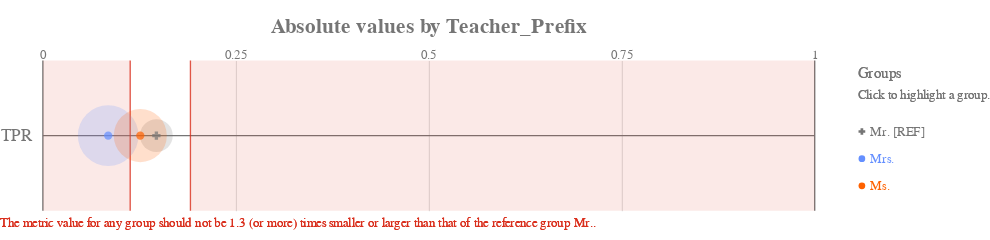

Notebook cell for this chart:
### Markdown cell above
The `absolute` plot will show the value of the true positive rate itself:

### Code cell
ap.absolute(bdf, metrics, attribute, fairness_threshold = disparity_tolerance)

### Figure 1 — Vega-Lite specification as saved in the notebook (floating-point values rounded to 4 significant figures)
{"config": {"view": {"continuousWidth": 400, "continuousHeight": 300, "strokeWidth": 0}, "axisLeft": {"labelColor": "rgb(117,117,117)", "labelFont": "Arial", "labelFontSize": 16}, "title": {"align": "center", "baseline": "middle", "color": "rgb(117,117,117)", "font": "Arial", "fontSize": 20, "fontWeight": "bold"}}, "layer": [{"data": {"name": "data-2877b248c93196b56da8c0b23bb53c1d"}, "mark": {"type": "rule", "stroke": "rgb(117,117,117)", "strokeWidth": 1.25, "tooltip": ""}, "encoding": {"x": {"type": "quantitative", "field": "start", "scale": {"domain": [0, 1], "range": [40.0, 760.0]}}, "x2": {"field": "end"}, "y": {"type": "nominal", "axis": {"domain": false, "labelAngle": 0, "labelPadding": -30, "orient": "left", "ticks": false, "title": ""}, "field": "y_position", "scale": {"domain": ["TPR"], "range": [17.5, 157.5]}}}}, {"data": {"name": "data-6cfe259518f6c7b358d8f836a73e6b7f"}, "mark": {"type": "rule", "stroke": "rgb(117,117,117)", "strokeWidth": 1.25, "tooltip": ""}, "encoding": {"x": {"type": "quantitative", "field": "x_position", "scale": {"domain": [0, 1], "range": [40.0, 760.0]}}, "y": {"value": 17.5}, "y2": {"value": 157.5}}}, {"data": {"name": "data-60ed1133fa688d151d36705a369482e0"}, "mark": {"type": "text", "align": "center", "color": "rgb(117,117,117)", "font": "Arial", "fontSize": 12, "fontWeight": "normal", "tooltip": ""}, "encoding": {"text": {"type": "nominal", "field": "value"}, "x": {"type": "quantitative", "field": "value", "scale": {"domain": [0, 1], "range": [40.0, 760.0]}}, "y": {"value": 12.25}}}, {"layer": [{"mark": {"type": "rect", "opacity": 0.8, "stroke": "rgb(217, 46, 28)", "strokeWidth": 1.25, "tooltip": ""}, "encoding": {"x": {"type": "quantitative", "field": "lower_threshold_value", "scale": {"domain": [0, 1], "range": [40.0, 760.0]}}, "x2": {"field": "lower_threshold_value"}, "y": {"type": "nominal", "axis": {"domain": false, "grid": false, "labels": false, "ticks": false, "title": " "}, "field": "metric", "scale": {"domain": ["TPR"], "range": [17.5, 157.5]}}}}, {"mark": {"type": "rect", "opacity": 0.8, "stroke": "rgb(217, 46, 28)", "strokeWidth": 1.25, "tooltip": ""}, "encoding": {"x": {"type": "quantitative", "field": "upper_threshold_value", "scale": {"domain": [0, 1], "range": [40.0, 760.0]}}, "x2": {"field": "upper_threshold_value"}, "y": {"type": "nominal", "axis": {"domain": false, "grid": false, "labels": false, "ticks": false, "title": " "}, "field": "metric", "scale": {"domain": ["TPR"], "range": [17.5, 157.5]}}}}, {"layer": [{"mark": {"type": "rect", "fill": "rgb(217, 46, 28)", "opacity": 0.1, "tooltip": ""}, "encoding": {"x": {"type": "quantitative", "field": "lower_threshold_value", "scale": {"domain": [0, 1], "range": [40.0, 760.0]}}, "x2": {"field": "lower_end"}, "y": {"type": "nominal", "axis": {"domain": false, "grid": false, "labels": false, "ticks": false, "title": " "}, "field": "metric", "scale": {"domain": ["TPR"], "range": [17.5, 157.5]}}}}, {"mark": {"type": "rect", "fill": "rgb(217, 46, 28)", "opacity": 0.1, "tooltip": ""}, "encoding": {"x": {"type": "quantitative", "field": "upper_threshold_value", "scale": {"domain": [0, 1], "range": [40.0, 760.0]}}, "x2": {"field": "upper_end"}, "y": {"type": "nominal", "axis": {"domain": false, "grid": false, "labels": false, "ticks": false, "title": " "}, "field": "metric", "scale": {"domain": ["TPR"], "range": [17.5, 157.5]}}}}]}, {"data": {"name": "data-79dd248bdaa0ea02c535240e8ad022c8"}, "mark": {"type": "text", "align": "left", "baseline": "top", "fill": "rgb(217, 46, 28)", "font": "Arial", "fontSize": 12, "fontWeight": "normal", "tooltip": ""}, "encoding": {"text": {"value": "The metric value for any group should not be 1.3 (or more) times smaller or larger than that of the reference group Mr.."}, "x": {"value": 0}, "y": {"value": 163.3}}}], "data": {"name": "data-7e1b27ffc8bed9b27b3008a9bc342268"}}, {"layer": [{"mark": "circle"}, {"data": {"name": "data-8ec421479bfe5defd476a5f700e265ae"}, "mark": {"type": "circle", "opacity": 0.2}, "encoding": {"color": {"condition": {"type": "nominal", "field": "attribute_value", "legend": null, "scale": {"domain": ["Mr.", "Mrs.", "Ms."], "range": ["rgb(117,117,117)", "rgb(100, 143, 255)", "rgb(254, 97, 0)", "rgb(220, 38, 127)", "rgb(255, 176, 0)", "rgb(120, 94, 240)"]}, "selection": "selector009"}, "value": "rgb(224,224,224)"}, "size": {"type": "quantitative", "field": "group_size", "legend": null, "scale": {"domain": [0, 370.8], "range": [0, 3848.0]}}, "tooltip": [{"type": "nominal", "field": "attribute_value", "title": "Group"}, {"type": "nominal", "field": "tooltip_group_size", "title": "Group Size"}, {"type": "nominal", "field": "tooltip_disparity_explanation_tpr", "title": "Disparity"}, {"type": "quantitative", "field": "tpr", "format": ".2f", "title": "TPR"}], "x": {"type": "quantitative", "axis": {"domain": false, "labels": false, "ticks": false, "title": null, "values": [0.25, 0.5, 0.75]}, "field": "tpr", "scale": {"domain": [0, 1], "range": [40.0, 760.0]}}, "y": {"type": "nominal", "axis": {"domain": false, "grid": false, "labels": false, "ticks": false, "title": " "}, "field": "metric_variable", "scale": {"domain": ["TPR"], "range": [17.5, 157.5]}}}, "selection": {"selector011": {"type": "multi", "empty": "all", "fields": ["attribute_value"]}}, "transform": [{"calculate": "'TPR'", "as": "metric_variable"}]}, {"layer": [{"mark": "point"}, {"data": {"name": "data-8ec421479bfe5defd476a5f700e265ae"}, "mark": {"type": "point", "filled": true, "size": 60}, "encoding": {"color": {"condition": {"type": "nominal", "field": "attribute_value", "legend": null, "scale": {"domain": ["Mr.", "Mrs.", "Ms."], "range": ["rgb(117,117,117)", "rgb(100, 143, 255)", "rgb(254, 97, 0)", "rgb(220, 38, 127)", "rgb(255, 176, 0)", "rgb(120, 94, 240)"]}, "selection": "selector009"}, "value": "rgb(224,224,224)"}, "shape": {"type": "nominal", "field": "attribute_value", "legend": null, "scale": {"domain": ["Mr.", "Mrs.", "Ms."], "range": ["cross", "circle", "circle"]}}, "tooltip": [{"type": "nominal", "field": "attribute_value", "title": "Group"}, {"type": "nominal", "field": "tooltip_group_size", "title": "Group Size"}, {"type": "nominal", "field": "tooltip_disparity_explanation_tpr", "title": "Disparity"}, {"type": "quantitative", "field": "tpr", "format": ".2f", "title": "TPR"}], "x": {"type": "quantitative", "axis": {"domain": false, "labels": false, "ticks": false, "title": null, "values": [0.25, 0.5, 0.75]}, "field": "tpr", "scale": {"domain": [0, 1], "range": [40.0, 760.0]}}, "y": {"type": "nominal", "axis": {"domain": false, "grid": false, "labels": false, "ticks": false, "title": " "}, "field": "metric_variable", "scale": {"domain": ["TPR"], "range": [17.5, 157.5]}}}, "selection": {"selector010": {"type": "multi", "empty": "all", "fields": ["attribute_value"]}}, "transform": [{"calculate": "'TPR'", "as": "metric_variable"}]}]}]}, {"layer": [{"mark": {"type": "point", "filled": true, "opacity": 1, "size": 39.48}, "encoding": {"color": {"condition": {"type": "nominal", "field": "attribute_value", "legend": null, "scale": {"domain": ["Mr.", "Mrs.", "Ms."], "range": ["rgb(117,117,117)", "rgb(100, 143, 255)", "rgb(254, 97, 0)", "rgb(220, 38, 127)", "rgb(255, 176, 0)", "rgb(120, 94, 240)"]}, "selection": "selector009"}, "value": "rgb(224,224,224)"}, "shape": {"type": "nominal", "field": "attribute_value", "legend": null, "scale": {"domain": ["Mr.", "Mrs.", "Ms."], "range": ["cross", "circle", "circle"]}}, "x": {"value": 804}, "y": {"type": "nominal", "axis": {"domain": false, "grid": false, "labels": false, "ticks": false, "title": " "}, "field": "attribute_value", "scale": {"domain": ["Mr.", "Mrs.", "Ms."], "range": [71, 147]}}}, "selection": {"selector009": {"type": "multi", "empty": "all", "fields": ["attribute_value"]}}}, {"mark": {"type": "text", "align": "left", "baseline": "middle", "font": "Arial", "fontSize": 12, "fontWeight": "normal"}, "encoding": {"color": {"condition": {"type": "nominal", "field": "attribute_value", "legend": null, "scale": {"domain": ["Mr.", "Mrs.", "Ms."], "range": ["rgb(117,117,117)", "rgb(100, 143, 255)", "rgb(254, 97, 0)", "rgb(220, 38, 127)", "rgb(255, 176, 0)", "rgb(120, 94, 240)"]}, "selection": "selector009"}, "value": "rgb(224,224,224)"}, "text": {"type": "nominal", "field": "label"}, "x": {"value": 812}, "y": {"type": "nominal", "axis": {"domain": false, "grid": false, "labels": false, "ticks": false, "title": " "}, "field": "attribute_value", "scale": {"domain": ["Mr.", "Mrs.", "Ms."], "range": [71, 147]}}}, "selection": {"selector012": {"type": "multi", "empty": "all", "fields": ["attribute_value"]}}}, {"data": {"name": "data-79dd248bdaa0ea02c535240e8ad022c8"}, "mark": {"type": "text", "align": "left", "baseline": "middle", "color": "rgb(117,117,117)", "font": "Arial", "fontSize": 12, "fontWeight": "normal"}, "encoding": {"text": {"value": "Click to highlight a group."}, "x": {"value": 800}, "y": {"value": 49}}}, {"data": {"name": "data-79dd248bdaa0ea02c535240e8ad022c8"}, "mark": {"type": "text", "align": "left", "baseline": "middle", "color": "rgb(117,117,117)", "font": "Arial", "fontSize": 14, "fontWeight": "normal"}, "encoding": {"text": {"value": "Groups"}, "x": {"value": 800}, "y": {"value": 30}}}], "data": {"name": "data-7b911a8c604a3d42061675505ae8fce4"}}], "height": 175, "padding": {"top": 15, "bottom": 10}, "resolve": {"scale": {"size": "independent", "y": "independent"}}, "title": "Absolute values by Teacher_Prefix", "width": 800, "$schema": "https://vega.github.io/schema/vega-lite/v4.8.1.json", "datasets": {"data-2877b248c93196b56da8c0b23bb53c1d": [{"y_position": "TPR", "start": 0, "end": 1}], "data-6cfe259518f6c7b358d8f836a73e6b7f": [{"x_position": 0}, {"x_position": 1}], "data-60ed1133fa688d151d36705a369482e0": [{"value": 0.0}, {"value": 0.25}, {"value": 0.5}, {"value": 0.75}, {"value": 1.0}], "data-7e1b27ffc8bed9b27b3008a9bc342268": [{"lower_end": 0, "upper_end": 1, "lower_threshold_value": 0.1131, "upper_threshold_value": 0.1912, "metric": "TPR"}], "data-79dd248bdaa0ea02c535240e8ad022c8": [{"a": 1, "b": 0}, {"a": 1, "b": 0}], "data-8ec421479bfe5defd476a5f700e265ae": [{"attribute_name": "teacher_prefix", "attribute_value": "Mr.", "group_size": 90, "total_entities": 635, "tpr": 0.1471, "tpr_disparity": 1.0, "tpr_disparity_scaled": 0.0, "tooltip_group_size": "90 (14.17%)", "tooltip_disparity_explanation_tpr": "Reference group"}, {"attribute_name": "teacher_prefix", "attribute_value": "Mrs.", "group_size": 309, "total_entities": 635, "tpr": 0.08462, "tpr_disparity": 0.5754, "tpr_disparity_scaled": -0.738, "tooltip_group_size": "309 (48.66%)", "tooltip_disparity_explanation_tpr": "1.74 times smaller TPR than the reference group"}, {"attribute_name": "teacher_prefix", "attribute_value": "Ms.", "group_size": 236, "total_entities": 635, "tpr": 0.1262, "tpr_disparity": 0.8583, "tpr_disparity_scaled": -0.1652, "tooltip_group_size": "236 (37.17%)", "tooltip_disparity_explanation_tpr": "1.17 times smaller TPR than the reference group"}], "data-7b911a8c604a3d42061675505ae8fce4": [{"attribute_value": "Mr.", "label": "Mr. [REF]"}, {"attribute_value": "Mrs.", "label": "Mrs."}, {"attribute_value": "Ms.", "label": "Ms."}]}}
